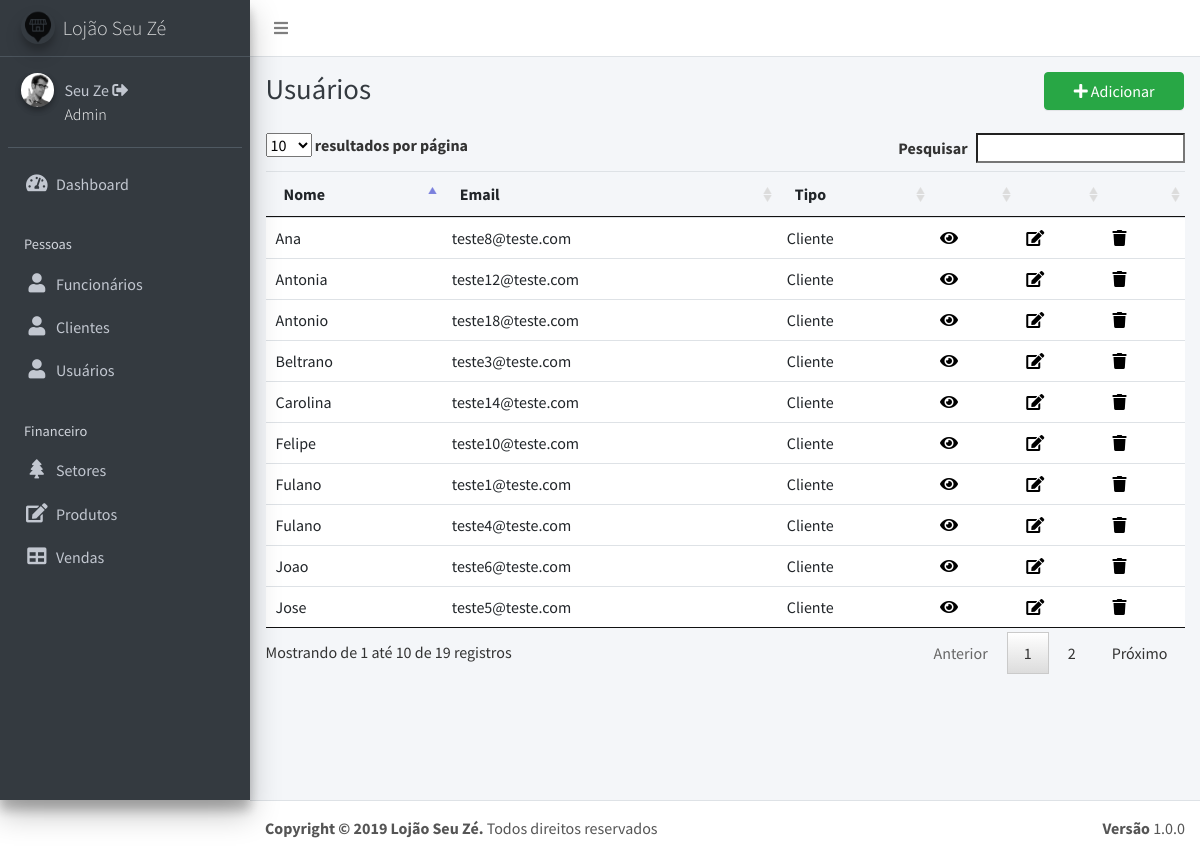
/listaUsuario.php (signed in), run on the app's committed database.
### tables this page shows
CREATE TABLE `usuarios` (
  `id` int(11) NOT NULL,
  `email` varchar(20) NOT NULL,
  `senha` varchar(40) NOT NULL,
  `tipo` varchar(11) NOT NULL,
  `nome` varchar(50) NOT NULL,
  `telefone` varchar(12) NOT NULL,
  `cpf` varchar(14) NOT NULL,
  `endereco` varchar(40) NOT NULL,
  `complemento` varchar(40) DEFAULT NULL,
  `cidade` varchar(40) NOT NULL,
  `estado` varchar(40) NOT NULL,
  `cep` varchar(10) NOT NULL,
  `cnpj` varchar(40) DEFAULT NULL
);

### listaUsuario.php (the view, shortened to what this page needs)
<?php require ('header.php'); ?>
<?php require ('dashboard.php'); ?>
<?php
$sql = "SELECT * FROM usuarios ORDER BY id ASC";
$result = $conexao->query($sql);
?>
  <div class="content-wrapper">
    <div class="content-header">
      <div class="container-fluid">
        <div class="row mb-2">
          <div class="col-sm-3">
            <h1 class="m-0 text-dark">Usuários</h1>
          </div>
          <div class="col-sm-3">
          </div>
          <div class="col-sm-4">
          </div>
          <div class="col-sm-2">
            <a href="insertUsuario.php"><button type="button" class="btn btn-block btn-success"><i class="nav-icon fa fa-plus"></i> Adicionar</button></a>
          </div>
        </div>
      </div>
    </div>
    <section class="content">
      <div class="container-fluid">
        <div class="row">
          <section class="col-lg-12 connectedSortable">
            <table id="tabelinha" class="table table-hover">
              <thead>
                <tr>
                  <th>Nome</th>
                  <th>Email</th>
                  <th>Tipo</th>
                  <th></th>
                  <th></th>
                  <th></th>
                </tr>
              </thead>
              <tbody>
                <?php
                if ($result->num_rows > 0) {
                    while ($row = $result->fetch_assoc()) {
                        echo "<tr href='viewUsuario.php?id=".$row['id']."' >";
                        echo "<td>" .$row["nome"] . "</td>";
                        echo "<td>" .$row["email"] . "</td> ";
                        echo "<td>" .$row["tipo"] . "</td>";
                      ?>
                        <td><a href="viewUsuario.php?id=<?php echo $row['id'];?>" style="text-decoration: none;color: #000;" data-toggle="tooltip" title="Visualizar"><i class="fa fa-eye"></i></a></td>
                        <td><a href="updateUsuario.php?id=<?php echo $row['id'];?>" style="text-decoration: none;color: #000;" data-toggle="tooltip" title="Editar"><i class="fa fa-edit"></i></a></td>
                        <td><a href="#" onclick="excluir(<?php echo $row['id'];?>)" style="text-decoration: none;color: #000;" data-toggle="tooltip" title="Excluir"><i class="fa fa-trash"></i></a></td>
                      <?php
                      echo "</tr>";
                    }
                }
                ?>
              </tbody>
            </table>
          </section>
        </div>
      </div>
    </section>
  </div>
<?php require ('footer.php');?>

### data on the page
usuarios: nome "Fulano", email "teste1@teste.com", tipo "Cliente"
usuarios: nome "Beltrano", email "teste3@teste.com", tipo "Cliente"
usuarios: nome "Fulano", email "teste4@teste.com", tipo "Cliente"
usuarios: nome "Jose", email "teste5@teste.com", tipo "Cliente"
usuarios: nome "Joao", email "teste6@teste.com", tipo "Cliente"
usuarios: nome "Ana", email "teste8@teste.com", tipo "Cliente"
usuarios: nome "Felipe", email "teste10@teste.com", tipo "Cliente"
usuarios: nome "Antonia", email "teste12@teste.com", tipo "Cliente"
usuarios: nome "Carolina", email "teste14@teste.com", tipo "Cliente"
usuarios: nome "Antonio", email "teste18@teste.com", tipo "Cliente"

### other printed values
$_SESSION['nome'] "Seu Ze"
$_SESSION['tipo'] "Admin"
